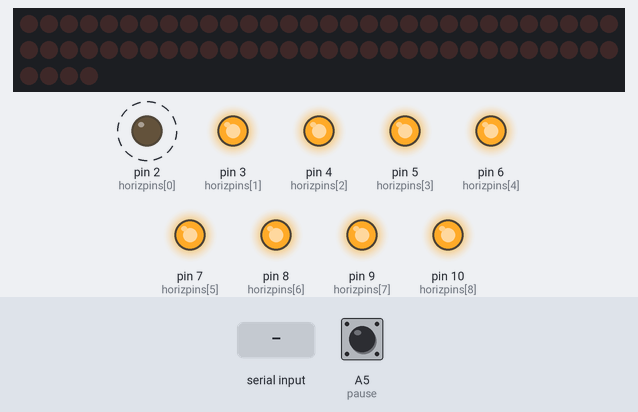
Bench run of a sketch on a simulated Arduino Uno, built with avr-gcc and run on an emulated ATmega328P. On the bench: 64 shift-register outputs drawn as a row of LEDs (first output left, lit = HIGH), output pins drawn as LEDs (lit = HIGH). Wiring (inferred from the names in the program): 8 × shift register (74HC595): data A0; shift clock A2; latch A3; OE A4; MR A1. Wiring (inferred from the signals the program sends): row of LEDs: on Q0, Q1, Q2, Q3, Q4, Q5, Q6, Q7, Q8, Q9, Q10, Q11, Q12, Q13, Q14, Q15, Q16, Q17, Q18, Q19, Q20, Q21, Q22, Q23, Q24, Q25, Q26, Q27, Q28, Q29, Q30, Q31, Q32, Q33, Q34, Q35, Q36, Q37, Q38, Q39, Q40, Q41, Q42, Q43, Q44, Q45, Q46, Q47, Q48, Q49, Q50, Q51, Q52, Q53, Q54, Q55, Q56, Q57, Q58, Q59, Q60, Q61, Q62, Q63. Dashed ring = blinking. The inputs (shaded band) are chosen by the test bench; at power-on: A5 (pause) HIGH. Pins used as bus, display or sensor lines are not drawn.

Above: at 1.2 s.
1.3 s: byte 30 received over Serial
At 1.3 s:
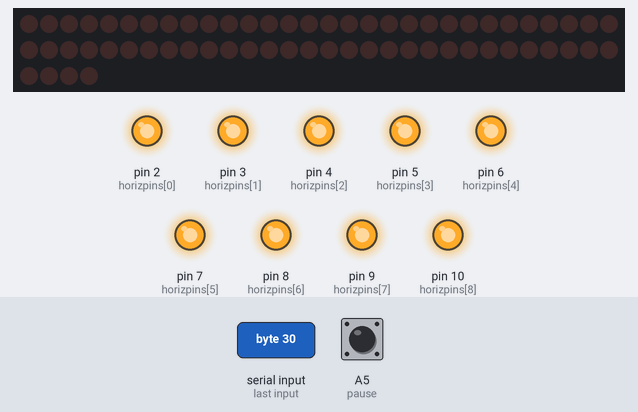
2.8 s: A5 (pause) pulled LOW for 0.15 s
At 3.7 s:
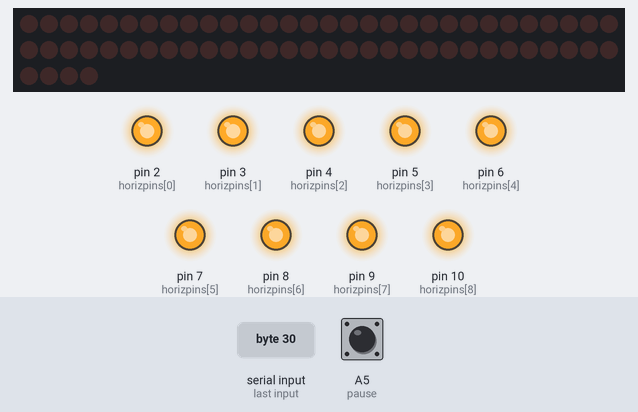
5.9 s: byte 120 received over Serial
At 6.9 s:
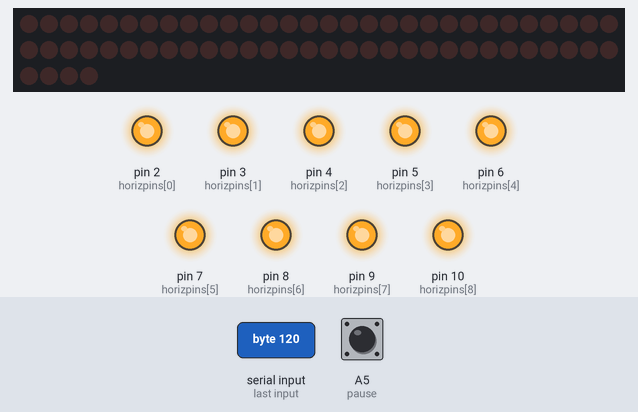
8.9 s: byte 90 received over Serial
11.9 s: A5 (pause) pulled LOW for 1 s
Timing chart, 0 to 13.7 s (numbered marks = the images above; inputs shaded):
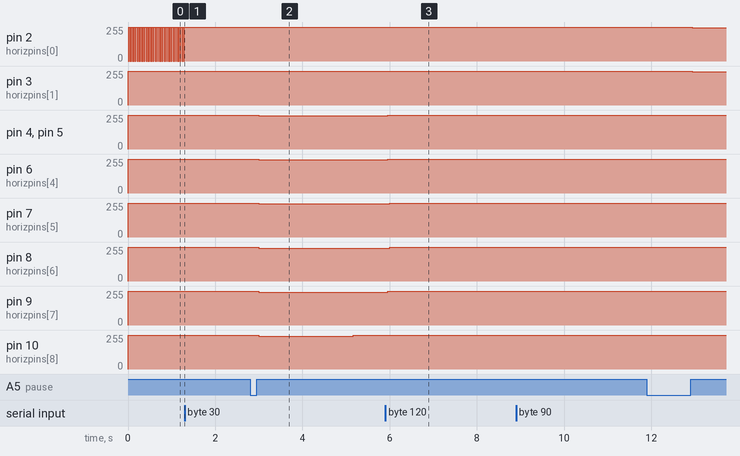

The sketch:

lad_board2.ino
```cpp
const int horizpins[] = {2,3,4,5,6,7,8,9,10};
const int data = A0;
const int mr = A1;
const int clock = A2;
const int latch = A3;
const int oe = A4;
const int pause=A5;
const int vertdat[] = {A0,A1,A2,A3,A4};
const int boardSize = 96;
const unsigned long scroll_delay_ms = 80L;

int lengths[4];
int brightnesses[4];
int scrollspeeds[4];
byte *lightdat[9][4];
byte lights[9][12];
int firstRun;
int rowIter;
byte paused=0;

void setup() {
  for(int i=0; i<9; i++) {
    pinMode(horizpins[i],OUTPUT);
    digitalWrite(horizpins[i],HIGH);
  }
  for(int i=0; i<5; i++) {
    pinMode(vertdat[i],OUTPUT);
  }
  for(int i=0; i<4; i++) {
    lengths[i]=0;
    brightnesses[i]=0;
    scrollspeeds[i]=0;
  }
  pinMode(pause,INPUT_PULLUP);
  Serial.begin(19200);
  firstRun = 1;
  rowIter=0;
}

void loop() {
  if(firstRun==0) {
    for(int m=0; m<4; m++) {
      int scrollsize = boardSize+lengths[m]*8;

      for(int i=0; i<9; i++) {
        for(int j=0; j<12; j++) {
          lights[i][j]=0;
        }
      }

      for(int i=0; i<scrollsize; i++) {
        for(int j=0; j<9; j++) {
          for(int k=0; k<11; k++) {
            lights[j][k] <<= 1;
            lights[j][k] |= (lights[j][k+1] >> 7);
          }
          lights[j][11] <<= 1;
          if(i/8<lengths[m]) {
            lights[j][11] |= bitRead(lightdat[j][m][i/8],(7-i%8));
          }
        }
        lightup(brightnesses[m],scrollspeeds[m]);
        if(Serial.available()) break;
      }
      if(Serial.available()) break;
    }
  }
  //idle if no input yet
  else {
    for(int i=0; i<9; i++) {
      for(int j=0; j<96; j++) {
        digitalWrite(latch,LOW);
        digitalWrite(oe,HIGH);
        digitalWrite(mr,LOW);
        digitalWrite(mr,HIGH);
        for(int k=0; k<12; k++) {
          if (k==(j/8)) shiftOut(data,clock,MSBFIRST,(1<<(j%8)));
          else shiftOut(data,clock,MSBFIRST,0);
        }
        digitalWrite(oe,LOW);
        digitalWrite(latch,HIGH);
        digitalWrite(horizpins[i],LOW);
        delay(15);
        digitalWrite(horizpins[i],HIGH);
        delay(25);
        if(Serial.available()) return;
      }
    }
  }
}


void serialEvent() {
  firstRun = 0;
  delay(10);
  char params = Serial.read();
  unsigned int msg_ind = int(params>>6);
  if(!firstRun) for(int i=0; i<9; i++) free(lightdat[i][msg_ind]);
  brightnesses[msg_ind]=((int(params & 63) >> 3)+1)*100;
  scrollspeeds[msg_ind]= 40+(7-int(params & 0x07))*10;
  delay(5);
  lengths[msg_ind]=Serial.read();
  delay(50);
  for(int i=0; i<9; i++) lightdat[i][msg_ind] = (byte*) malloc(lengths[msg_ind]);
  for(int i=0; i<9; i++) {
    for(int j=0; j<lengths[msg_ind]; j++) {
      if(Serial.available()) {
        lightdat[i][msg_ind][j] = byte(Serial.read());
      }
      else {
        j--;
        delay(50);
      }
    }
  }
}

void err_dump_num(char k) {
  while(1) {
    digitalWrite(latch,LOW);
    digitalWrite(oe,HIGH);
    digitalWrite(mr,LOW);
    digitalWrite(mr,HIGH);
    for(int j=0; j<12; j++) {
      if(j==0)
        shiftOut(data,clock,LSBFIRST,k);
      else
        shiftOut(data,clock,LSBFIRST,0);
    }
    digitalWrite(oe,LOW);
    digitalWrite(latch,HIGH);
    digitalWrite(horizpins[0],LOW);
    delayMicroseconds(500);
    digitalWrite(horizpins[0],HIGH);
  }
}

void lightup(int brightness, int scroll_delay_ms) {
  unsigned long begin_t = millis();
  if(digitalRead(pause)==LOW) paused=1;
  while(millis()<=begin_t+scroll_delay_ms || paused) {
    digitalWrite(latch,LOW);
    digitalWrite(oe,HIGH);
    digitalWrite(mr,LOW);
    digitalWrite(mr,HIGH);
    for(int j=0; j<12; j++) {
      shiftOut(data,clock,LSBFIRST,lights[rowIter][j]);
    }
    digitalWrite(oe,LOW);
    digitalWrite(latch,HIGH);
    digitalWrite(horizpins[rowIter],LOW);
    delayMicroseconds(brightness);
    digitalWrite(horizpins[rowIter],HIGH);
    rowIter = (rowIter+1)%9;
    if(digitalRead(pause)==HIGH && paused) {
      paused=0;
      break;
    }
    delayMicroseconds(1000-brightness);
  }
  return;
}
```

Measured:
- after the input at 1.3 s, pin 2 (horizpins[0]): stops changing and stays 255/255
- after the input at 2.8 s, pin 4 (horizpins[2]), pin 5 (horizpins[3]): 255/255 → 249/255 after 0.20 s; pin 6 (horizpins[4]), pin 7 (horizpins[5]): 255/255 → 248/255 after 0.20 s; pin 8 (horizpins[6]), pin 9 (horizpins[7]): 255/255 → 247/255 after 0.20 s; pin 10 (horizpins[8]): 255/255 → 246/255 after 0.20 s
- after the input at 5.9 s, pin 3 (horizpins[1]): stays 255/255 (without the input it goes to 0/255 after 1.6 s)
- by itself, pin 2 (horizpins[0]): alternates 255/255 for 0.03 s and 0/255 for 0.02 s
